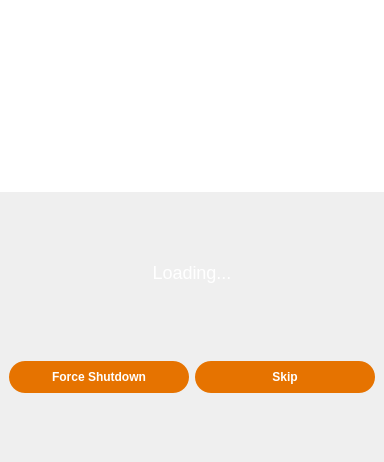
        <widget class="LoadingPage" name="loading_page">
         <layout class="QVBoxLayout" name="verticalLayout">
          <property name="spacing">
           <number>0</number>
          </property>
          <property name="leftMargin">
           <number>0</number>
          </property>
          <property name="topMargin">
           <number>0</number>
          </property>
          <property name="rightMargin">
           <number>0</number>
          </property>
          <property name="bottomMargin">
           <number>0</number>
          </property>
          <item>
           <widget class="QGraphicsView" name="loading_svg_view">
            <property name="styleSheet">
             <string notr="true">border: none;</string>
            </property>
            <property name="renderHints">
             <set>QPainter::Antialiasing|QPainter::HighQualityAntialiasing|QPainter::TextAntialiasing</set>
            </property>
           </widget>
          </item>
          <item>
           <widget class="QLabel" name="loading_text_label">
            <property name="minimumSize">
             <size>
              <width>0</width>
              <height>160</height>
             </size>
            </property>
            <property name="styleSheet">
             <string notr="true">color: white; font-size: 18px;
padding:0 15px;</string>
            </property>
            <property name="text">
             <string>Loading...</string>
            </property>
            <property name="alignment">
             <set>Qt::AlignCenter</set>
            </property>
            <property name="wordWrap">
             <bool>true</bool>
            </property>
           </widget>
          </item>
          <item>
           <widget class="QWidget" name="widget_9" native="true">
            <layout class="QHBoxLayout" name="force_btn_layout">
             <item>
              <widget class="QPushButton" name="force_shutdown_btn">
               <property name="enabled">
                <bool>true</bool>
               </property>
               <property name="sizePolicy">
                <sizepolicy hsizetype="Minimum" vsizetype="Fixed">
                 <horstretch>0</horstretch>
                 <verstretch>0</verstretch>
                </sizepolicy>
               </property>
               <property name="minimumSize">
                <size>
                 <width>180</width>
                 <height>32</height>
                </size>
               </property>
               <property name="maximumSize">
                <size>
                 <width>180</width>
                 <height>32</height>
                </size>
               </property>
               <property name="layoutDirection">
                <enum>Qt::LeftToRight</enum>
               </property>
               <property name="autoFillBackground">
                <bool>false</bool>
               </property>
               <property name="styleSheet">
                <string notr="true">border-radius:16px;
background-color:#e67300;
color:#fff;
padding:0 10px;
text-transform:  uppercase;
font-weight:bold;</string>
               </property>
               <property name="text">
                <string>Force Shutdown</string>
               </property>
               <property name="autoDefault">
                <bool>false</bool>
               </property>
               <property name="default">
                <bool>false</bool>
               </property>
               <property name="flat">
                <bool>false</bool>
               </property>
              </widget>
             </item>
             <item>
              <widget class="QPushButton" name="skip_conversion_btn">
               <property name="enabled">
                <bool>true</bool>
               </property>
               <property name="sizePolicy">
                <sizepolicy hsizetype="Minimum" vsizetype="Fixed">
                 <horstretch>0</horstretch>
                 <verstretch>0</verstretch>
                </sizepolicy>
               </property>
               <property name="minimumSize">
                <size>
                 <width>180</width>
                 <height>32</height>
                </size>
               </property>
               <property name="maximumSize">
                <size>
                 <width>180</width>
                 <height>32</height>
                </size>
               </property>
               <property name="layoutDirection">
                <enum>Qt::LeftToRight</enum>
               </property>
               <property name="autoFillBackground">
                <bool>false</bool>
               </property>
               <property name="styleSheet">
                <string notr="true">border-radius:16px;
background-color:#e67300;
color:#fff;
padding:0 10px;
text-transform:  uppercase;
font-weight:bold;</string>
               </property>
               <property name="text">
                <string>Skip</string>
               </property>
               <property name="autoDefault">
                <bool>false</bool>
               </property>
               <property name="default">
                <bool>false</bool>
               </property>
               <property name="flat">
                <bool>false</bool>
               </property>
              </widget>
             </item>
            </layout>
           </widget>
          </item>
          <item>
           <spacer name="force_shutdown_vspacer">
            <property name="orientation">
             <enum>Qt::Vertical</enum>
            </property>
            <property name="sizeType">
             <enum>QSizePolicy::Fixed</enum>
            </property>
            <property name="sizeHint" stdset="0">
             <size>
              <width>20</width>
              <height>60</height>
             </size>
            </property>
           </spacer>
          </item>
         </layout>
        </widget>
